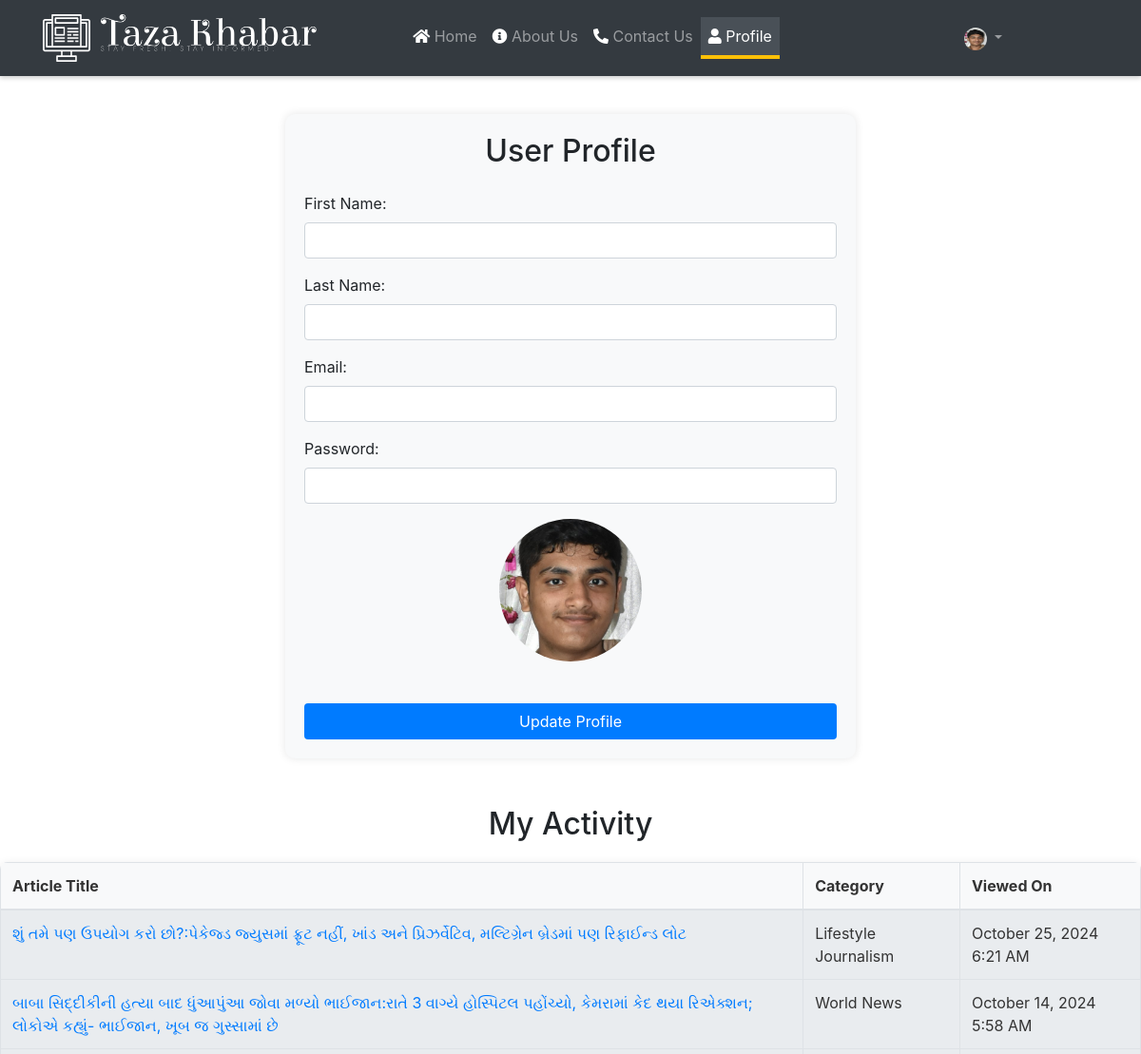
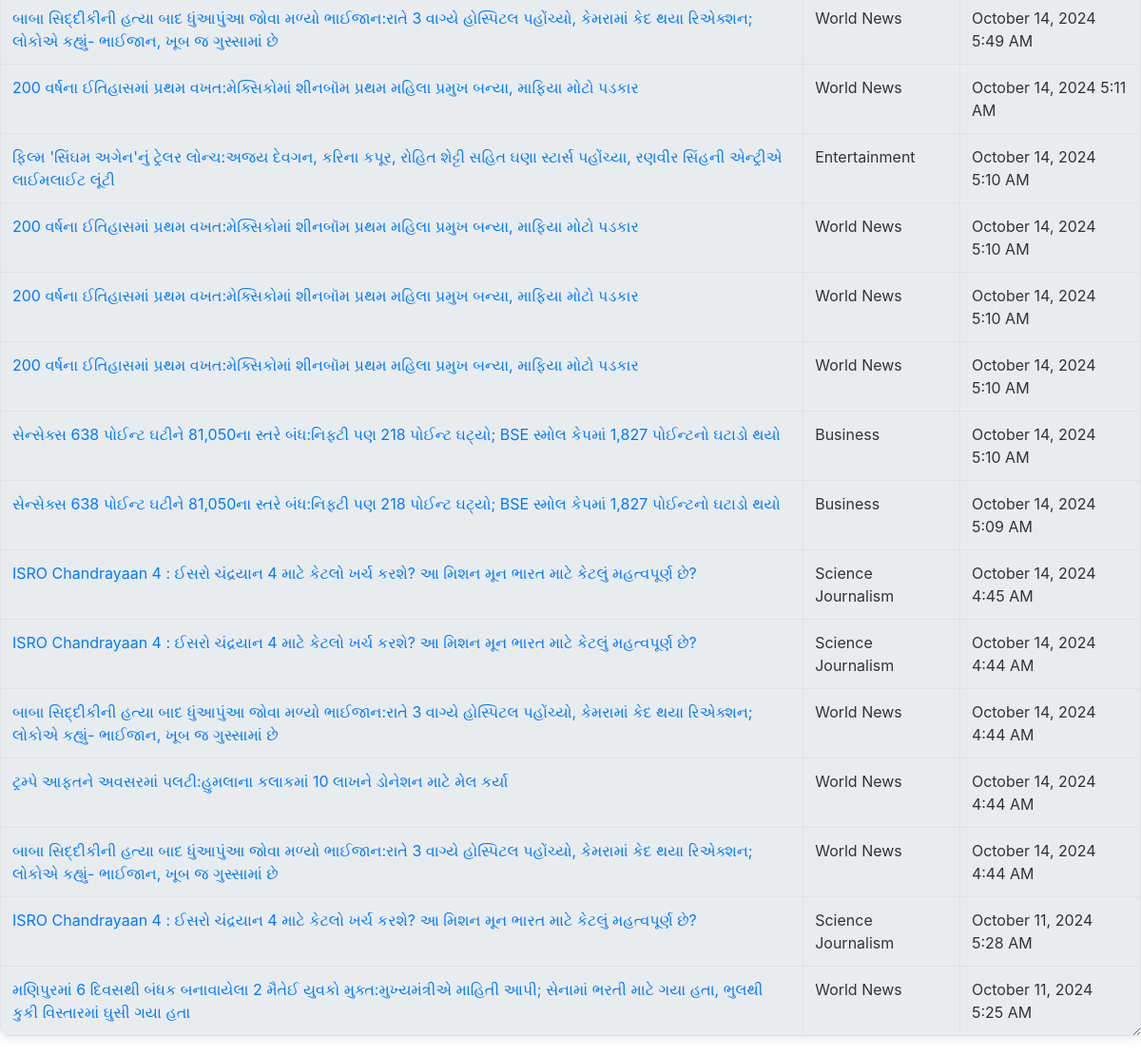
/User/profile.php (signed in), run on the app's committed database (2 pictures, top to bottom).
### tables this page shows
CREATE TABLE IF NOT EXISTS `users` (
  `id` int NOT NULL AUTO_INCREMENT,
  `first_name` varchar(100) NOT NULL,
  `last_name` varchar(100) NOT NULL,
  `email` varchar(100) NOT NULL,
  `password` varchar(255) NOT NULL,
  `profile_image` varchar(255) DEFAULT NULL,
  `created_at` timestamp NULL DEFAULT CURRENT_TIMESTAMP,
  PRIMARY KEY (`id`),
  UNIQUE KEY `email` (`email`)
);

CREATE TABLE IF NOT EXISTS `user_activity` (
  `id` int NOT NULL AUTO_INCREMENT,
  `user_id` int DEFAULT NULL,
  `article_id` int DEFAULT NULL,
  `clicked_at` timestamp NULL DEFAULT CURRENT_TIMESTAMP,
  PRIMARY KEY (`id`),
  KEY `user_id` (`user_id`),
  KEY `article_id` (`article_id`)
);

CREATE TABLE IF NOT EXISTS `articles` (
  `id` int NOT NULL AUTO_INCREMENT,
  `title` varchar(255) NOT NULL,
  `content` text NOT NULL,
  `author_id` int NOT NULL,
  `created_at` timestamp NULL DEFAULT CURRENT_TIMESTAMP,
  `updated_at` timestamp NULL DEFAULT CURRENT_TIMESTAMP ON UPDATE CURRENT_TIMESTAMP,
  `media` text,
  `cover_image` varchar(255) DEFAULT NULL,
  `category` varchar(255) NOT NULL,
  `city` varchar(255) DEFAULT NULL,
  `views` int DEFAULT '0',
  PRIMARY KEY (`id`),
  KEY `fk_author_id` (`author_id`)
);

### User/profile.php (the view, shortened to what this page needs)
<?php
require_once 'config.php';
$user_id = $_SESSION['id'];
$sql = "SELECT * FROM users WHERE id = ?";
$stmt = $link->prepare($sql);
$stmt->bind_param('i', $user_id);
$stmt->execute();
$result = $stmt->get_result();
if ($result->num_rows > 0) {
    $user = $result->fetch_assoc();
} else {
    echo "User not found.";
    exit;
}
$activityQuery = "SELECT article_id, title, clicked_at, category FROM user_activity
                  JOIN articles ON user_activity.article_id = articles.id
                  WHERE user_activity.user_id = ?
                  ORDER BY user_activity.clicked_at DESC";
$activityStmt = $link->prepare($activityQuery);
$activityStmt->bind_param('i', $user_id);
$activityStmt->execute();
$activityResult = $activityStmt->get_result();
$profile_image_url = "User/Profile-PNG-Images.png";
if ($_SERVER['REQUEST_METHOD'] == 'POST') {
    $first_name = $_POST['first_name'];
    $last_name = $_POST['last_name'];
    $email = $_POST['email'];
    $password = $_POST['password'];
    $profile_image = $_FILES['profile_image']['name'];
    if ($profile_image) {
        $target_dir = "uploads/";
        $image_name = time() . "_" . basename($profile_image);
        $target_file = $target_dir . $image_name;
        if (move_uploaded_file($_FILES["profile_image"]["tmp_name"], $target_file)) {
            $profile_image_url = $target_file;
        } else {
            echo "Error uploading file.";
        }
    } else {
        $profile_image_url = $user['profile_image'];
    }
    $sql = "UPDATE users SET first_name = ?, last_name = ?, email = ?, password = ?, profile_image = ? WHERE id = ?";
$stmt = $link->prepare($sql);
$stmt->bind_param('sssssi', $first_name, $last_name, $email, $password, $profile_image_url, $user_id);
if ($stmt->execute()) {
    header("Location: profile.php");
    exit;
} else {
    echo "Error updating profile: " . $link->error;
}
} else {
    if (!empty($user['profile_image'])) {
        $profile_image_url = "uploads/" . $user['profile_image'];
    }
}
$loggedIn = isset($_SESSION["loggedin"]) && $_SESSION["loggedin"] === true;
$userId = isset($_SESSION["id"]) ? $_SESSION["id"] : null;
if ($loggedIn && empty($_SESSION['profile_image'])) {
    $sql = "SELECT profile_image FROM users WHERE id = ?";
    $stmt = $link->prepare($sql);
    $stmt->bind_param("i", $userId);
    $stmt->execute();
    $result = $stmt->get_result();
    $user = $result->fetch_assoc();
}
$profileImage = isset($_SESSION['profile_image']) && $_SESSION['profile_image'] ? $_SESSION['profile_image'] : 'Profile-PNG-Images.png';
$profileImagePath = "../User/uploads/" . htmlspecialchars($profileImage);
?>
<!DOCTYPE html>
<html lang="en">
<head>
    <link rel="stylesheet" href="https://stackpath.bootstrapcdn.com/bootstrap/4.5.2/css/bootstrap.min.css">
    <link rel="stylesheet" href="https://cdnjs.cloudflare.com/ajax/libs/font-awesome/5.15.4/css/all.min.css">
</head>
<body>
<nav class="navbar navbar-expand-lg navbar-dark bg-dark navigation">
        <div class="container">
            <a class="navbar-brand navbar-logo" href="index.php">
                <img src="default-monochrome-white.png" alt="Logo" height="50px">
            </a>
            <div class="collapse navbar-collapse" id="navbarNav">
                <ul class="navbar-nav">
                    <li class="nav-item">
                        <a class="nav-link" href="index.php">
                            <i class="fas fa-home" style="color: white;"></i> Home
                        </a>
                    </li>
                    <li class="nav-item">
                        <a class="nav-link" href="about.php">
                            <i class="fas fa-info-circle" style="color: white;"></i> About Us
                        </a>
                    </li>
                    <li class="nav-item">
                        <a class="nav-link" href="contact.php">
                            <i class="fas fa-phone-alt" style="color: white;"></i> Contact Us</a>
                    </li>
                    <li class="nav-item">
                        <a class="nav-link active" href="profile.php">
                            <i class="fas fa-user" style="color: white;"></i> Profile</a>
                    </li>
                </ul>
                <ul class="navbar-nav navbar-logout">
                    <li class="nav-item dropdown">
                        <a class="nav-link dropdown-toggle" href="#" id="profileDropdown" role="button" data-toggle="dropdown" aria-haspopup="true" aria-expanded="false">
                            <img src="<?php echo $profileImagePath; ?>" alt="Profile Icon" style="width: 24px; height: 24px; border-radius: 50%;">
                        </a>
                    </li>
                </ul>
            </div>
        </div>
    </nav>
    <div class="container profile-container">
        <h2 class="text-center mb-4">User Profile</h2>
        <form action="profile.php" method="POST" enctype="multipart/form-data">
            <div class="form-group">
                <label for="first_name">First Name:</label>
                <input type="text" class="form-control" id="first_name" name="first_name" value="<?php echo htmlspecialchars($user['first_name']); ?>" required>
            </div>
            <div class="form-group">
                <label for="last_name">Last Name:</label>
                <input type="text" class="form-control" id="last_name" name="last_name" value="<?php echo htmlspecialchars($user['last_name']); ?>" required>
            </div>
            <div class="form-group">
                <label for="email">Email:</label>
                <input type="email" class="form-control" id="email" name="email" value="<?php echo htmlspecialchars($user['email']); ?>" required>
            </div>
            <div class="form-group">
                <label for="password">Password:</label>
                <input type="password" class="form-control" id="password" name="password" required>
            </div>
            <div class="text-center">
                <img src="<?php echo htmlspecialchars($profile_image_url); ?>" alt="Profile Image">
            </div>
            <button type="submit" class="btn btn-custom btn-block mt-4">Update Profile</button>
        </form>
    </div>
    <h2 class="text-center mt-5">My Activity</h2>
<table class="table">
    <thead>
        <tr>
            <th>Article Title</th>
            <th>Category</th>
            <th>Viewed On</th>
        </tr>
    </thead>
    <tbody>
        <?php while ($activity = $activityResult->fetch_assoc()): ?>
            <tr>
                <td>
                    <a href="show_article.php?id=<?php echo htmlspecialchars($activity['article_id']); ?>">
                        <?php echo htmlspecialchars($activity['title']); ?>
                    </a>
                </td>
                <td><?php echo htmlspecialchars($activity['category']); ?></td>
                <td><?php echo date('F j, Y g:i A', strtotime($activity['clicked_at'])); ?></td>
            </tr>
        <?php endwhile; ?>
    </tbody>
</table>
</body>
</html>

### User/profile.php (style rules this page uses)
.profile-container { max-width: 600px; margin: 50px auto; background-color: #f8f9fa; padding: 20px; border-radius: 10px; box-shadow: 0 0 10px rgba(0, 0, 0, 0.1); }
.profile-container img { border-radius: 50%; margin-bottom: 20px; object-fit: cover; width: 150px; height: 150px; }
.btn-custom { background-color: #007bff; color: #fff; }
.navbar-nav { margin-left: auto; margin-right: auto; }
.navbar { position: fixed; top: 0; width: 100%; z-index: 1000; background-color: #343a40; box-shadow: 0 2px 5px rgba(0, 0, 0, 0.2); height: 80px; }
body { padding-top: 70px; }
.navbar-brand { margin-right: auto; }
.navbar-nav .nav-item { text-align: center; }
.navbar-nav .nav-link.active { background-color: #495057; color: #ffc107; border-bottom: 4px solid #ffc107; }
.navbar-logo { margin-right: auto; }
.navbar-logout { margin-left: auto; }
.table { background: white; border-radius: 8px; box-shadow: 0 2px 10px rgba(0, 0, 0, 0.1); padding: 20px; max-width: 1350px; min-width: 300px; margin: 20px auto; overflow: hidden; resize: horizontal; }
th, td { padding: 10px; text-align: left; border: 1px solid #dee2e6; color: #333; }
th { background-color: #f8f9fa; color: #333; }
td { background-color: #e9ecef; opacity: 1; transition: opacity 0.5s ease; }
.text-center { text-align: center; }
.table a { text-decoration: none; color: #007bff; transition: color 0.3s, background-color 0.3s; }

### data on the page
users: profile_image (picture)
user_activity: article.title "શું તમે પણ ઉપયોગ કરો છો?:પેકેજ્ડ જ્યુસમાં ફ્રૂટ નહીં, ખાંડ અને પ્રિઝર્વેટિવ, મલ્ટિગ્રેન બ્રેડમાં પણ રિફાઈન્ડ લોટ", article.category "Lifestyle Journalism", clicked_at "October 25, 2024 6:21 AM"
user_activity: article.title "બાબા સિદ્દીકીની હત્યા બાદ ધુંઆપુંઆ જોવા મળ્યો ભાઈજાન:રાતે 3 વાગ્યે હોસ્પિટલ પહોંચ્યો, કેમરામાં કેદ થયા રિએક્શન; લોકોએ કહ્યું- ભાઈજાન, ખૂબ જ ગુસ્સામાં છે", article.category "World News", clicked_at "October 14, 2024 5:58 AM"
user_activity: article.title "બાબા સિદ્દીકીની હત્યા બાદ ધુંઆપુંઆ જોવા મળ્યો ભાઈજાન:રાતે 3 વાગ્યે હોસ્પિટલ પહોંચ્યો, કેમરામાં કેદ થયા રિએક્શન; લોકોએ કહ્યું- ભાઈજાન, ખૂબ જ ગુસ્સામાં છે", article.category "World News", clicked_at "October 14, 2024 5:49 AM"
user_activity: article.title "200 વર્ષના ઈતિહાસમાં પ્રથમ વખત:મેક્સિકોમાં શીનબૉમ પ્રથમ મહિલા પ્રમુખ બન્યા, માફિયા મોટો પડકાર", article.category "World News", clicked_at "October 14, 2024 5:11 AM"
user_activity: article.title "ફિલ્મ 'સિંઘમ અગેન'નું ટ્રેલર લોન્ચ:અજય દેવગન, કરિના કપૂર, રોહિત શેટ્ટી સહિત ઘણા સ્ટાર્સ પહોંચ્યા, રણવીર સિંહની એન્ટ્રીએ લાઈમલાઈટ લૂંટી", article.category "Entertainment", clicked_at "October 14, 2024 5:10 AM"
user_activity: article.title "200 વર્ષના ઈતિહાસમાં પ્રથમ વખત:મેક્સિકોમાં શીનબૉમ પ્રથમ મહિલા પ્રમુખ બન્યા, માફિયા મોટો પડકાર", article.category "World News", clicked_at "October 14, 2024 5:10 AM"
user_activity: article.title "200 વર્ષના ઈતિહાસમાં પ્રથમ વખત:મેક્સિકોમાં શીનબૉમ પ્રથમ મહિલા પ્રમુખ બન્યા, માફિયા મોટો પડકાર", article.category "World News", clicked_at "October 14, 2024 5:10 AM"
user_activity: article.title "200 વર્ષના ઈતિહાસમાં પ્રથમ વખત:મેક્સિકોમાં શીનબૉમ પ્રથમ મહિલા પ્રમુખ બન્યા, માફિયા મોટો પડકાર", article.category "World News", clicked_at "October 14, 2024 5:10 AM"
user_activity: article.title "સેન્સેક્સ 638 પોઈન્ટ ઘટીને 81,050ના સ્તરે બંધ:નિફ્ટી પણ 218 પોઈન્ટ ઘટ્યો; BSE સ્મોલ કેપમાં 1,827 પોઈન્ટનો ઘટાડો થયો", article.category "Business", clicked_at "October 14, 2024 5:10 AM"
user_activity: article.title "સેન્સેક્સ 638 પોઈન્ટ ઘટીને 81,050ના સ્તરે બંધ:નિફ્ટી પણ 218 પોઈન્ટ ઘટ્યો; BSE સ્મોલ કેપમાં 1,827 પોઈન્ટનો ઘટાડો થયો", article.category "Business", clicked_at "October 14, 2024 5:09 AM"
user_activity: article.title "ISRO Chandrayaan 4 : ઈસરો ચંદ્રયાન 4 માટે કેટલો ખર્ચ કરશે? આ મિશન મૂન ભારત માટે કેટલું મહત્વપૂર્ણ છે?", article.category "Science Journalism", clicked_at "October 14, 2024 4:45 AM"
user_activity: article.title "ISRO Chandrayaan 4 : ઈસરો ચંદ્રયાન 4 માટે કેટલો ખર્ચ કરશે? આ મિશન મૂન ભારત માટે કેટલું મહત્વપૂર્ણ છે?", article.category "Science Journalism", clicked_at "October 14, 2024 4:44 AM"
user_activity: article.title "બાબા સિદ્દીકીની હત્યા બાદ ધુંઆપુંઆ જોવા મળ્યો ભાઈજાન:રાતે 3 વાગ્યે હોસ્પિટલ પહોંચ્યો, કેમરામાં કેદ થયા રિએક્શન; લોકોએ કહ્યું- ભાઈજાન, ખૂબ જ ગુસ્સામાં છે", article.category "World News", clicked_at "October 14, 2024 4:44 AM"
user_activity: article.title "ટ્રમ્પે આફતને અવસરમાં પલટી:હુમલાના કલાકમાં 10 લાખને ડોનેશન માટે મેલ કર્યા", article.category "World News", clicked_at "October 14, 2024 4:44 AM"
user_activity: article.title "બાબા સિદ્દીકીની હત્યા બાદ ધુંઆપુંઆ જોવા મળ્યો ભાઈજાન:રાતે 3 વાગ્યે હોસ્પિટલ પહોંચ્યો, કેમરામાં કેદ થયા રિએક્શન; લોકોએ કહ્યું- ભાઈજાન, ખૂબ જ ગુસ્સામાં છે", article.category "World News", clicked_at "October 14, 2024 4:44 AM"
user_activity: article.title "ISRO Chandrayaan 4 : ઈસરો ચંદ્રયાન 4 માટે કેટલો ખર્ચ કરશે? આ મિશન મૂન ભારત માટે કેટલું મહત્વપૂર્ણ છે?", article.category "Science Journalism", clicked_at "October 11, 2024 5:28 AM"
user_activity: article.title "મણિપુરમાં 6 દિવસથી બંધક બનાવાયેલા 2 મૈતેઈ યુવકો મુક્ત:મુખ્યમંત્રીએ માહિતી આપી; સેનામાં ભરતી માટે ગયા હતા, ભુલથી કુકી વિસ્તારમાં ઘુસી ગયા હતા", article.category "World News", clicked_at "October 11, 2024 5:25 AM"
